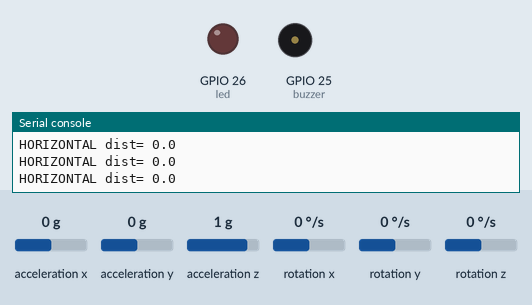
Bench run of a program on a simulated ESP32 board running MicroPython. Shown: output pins drawn as LEDs (lit = HIGH), buzzer (waves = sounding), the last lines printed to the serial console. Wiring (from the project's diagram.json): buzzer on GPIO 25, red LED on GPIO 26. Inputs (shaded band) come from the test bench; at power-on: acceleration x 0 g, acceleration y 0 g, acceleration z 1 g, rotation x 0 °/s, rotation y 0 °/s, rotation z 0 °/s. Files the program writes start out absent; library files of the repository ran but are not shown: mpu6050.py.

Above: at 14.7 s.
14.8 s: acceleration x set to -1.4 g
At 15.5 s:
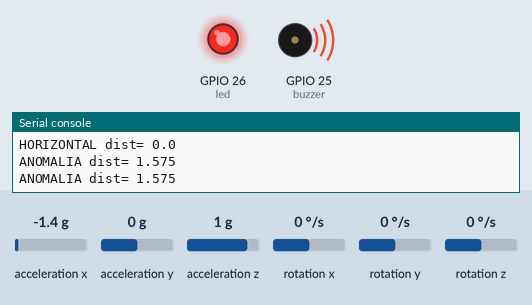
16.5 s: acceleration x set to 0 g
At 17.0 s:
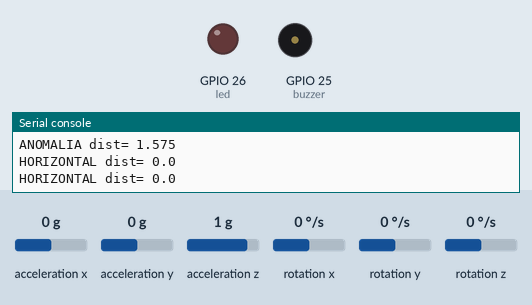
18.0 s: acceleration x set to -0.8 g
At 18.6 s:
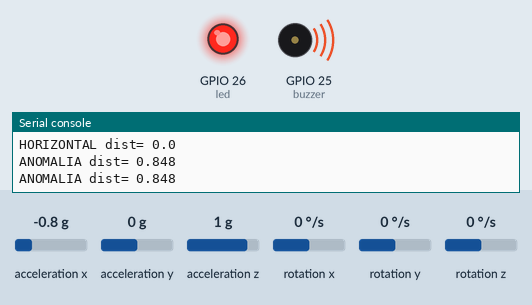
Timing chart, 0 to 21.0 s (numbered marks = the images above; inputs shaded):
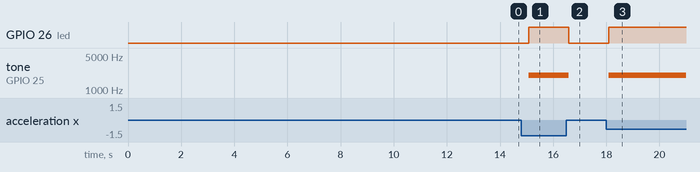

The program:

main.py
```python
from machine import Pin, PWM, SoftI2C
from mpu6050 import MPU6050
from utime import sleep
import math

# Importar librerías y configurar pines
# SDA=21  SCL=22  LED=26  Buzzer=25
i2c = SoftI2C(scl=Pin(22), sda=Pin(21), freq=100000)
print("I2C scan:", i2c.scan())
mpu = MPU6050(i2c)
led = Pin(26, Pin.OUT)
buzzer = PWM(Pin(25))
buzzer.duty(0)
modos = ["HORIZONTAL", "INCLINADO", "DE LADO"]

# Definir funciones
def leer():
    ax, ay, az, gx, gy, gz = mpu.leer()
    inclinacion = abs(ax)
    vibracion = abs(math.sqrt(ax**2 + ay**2 + az**2) - 1)
    return (inclinacion, vibracion)

def dist(p, q):
    return math.sqrt((p[0] - q[0])**2 + (p[1] - q[1])**2)

# 1) Datos SIN etiquetas -> CSV en la ESP32
archivo = open("datos.csv", "w")
archivo.write("inclinacion,vibracion\n")
for modo in modos:
    print("Pon el MPU6050 como", modo)
    sleep(3)
    for i in range(5):
        p = leer()
        archivo.write("{:.3f},{:.3f}\n".format(p[0], p[1]))
        print(i + 1, round(p[0], 2), round(p[1], 2))
        sleep(0.3)
archivo.close()
print("CSV en la ESP32: datos.csv")

# 2) K-means a mano: 3 centros, asigna, recalcula
datos = []
archivo = open("datos.csv")
archivo.readline()
for linea in archivo:
    a, b = linea.strip().split(",")
    datos.append((float(a), float(b)))
archivo.close()

centros = [datos[0], datos[5], datos[10]]
for _ in range(8):
    grupos = [[], [], []]
    for p in datos:
        d = [dist(p, c) for c in centros]
        grupos[d.index(min(d))].append(p)
    for i in range(3):
        if grupos[i]:
            mx = sum(p[0] for p in grupos[i]) / len(grupos[i])
            my = sum(p[1] for p in grupos[i]) / len(grupos[i])
            centros[i] = (mx, my)

umbral = max(min(dist(p, c) for c in centros) for p in datos) * 1.5
print("3 modos descubiertos (sin etiquetas):")
for i in range(3):
    print(" ", modos[i], "n=", len(grupos[i]), "centro=", centros[i])
print("Umbral de anomalia:", round(umbral, 3))
print("Agita fuerte = 4to modo = ANOMALIA")

# 3) En vivo: grupo cercano o alerta
while True:
    p = leer()
    d = [dist(p, c) for c in centros]
    menor = min(d)
    if menor > umbral:
        led.on()
        buzzer.freq(2000)
        buzzer.duty(512)
        print("ANOMALIA dist=", round(menor, 3))
    else:
        led.off()
        buzzer.duty(0)
        print(modos[d.index(menor)], "dist=", round(menor, 3))
    sleep(0.3)
```

Measured:
- after the input at 14.8 s, GPIO 26 (led): LOW → HIGH after 0.28 s; tone on GPIO 25 (buzzer): silent → 2000 Hz after 0.28 s
- after the input at 16.5 s, GPIO 26 (led): HIGH → LOW after 0.09 s; tone on GPIO 25 (buzzer): 2000 Hz → silent after 0.09 s
- after the input at 18.0 s, GPIO 26 (led): LOW → HIGH after 0.10 s; tone on GPIO 25 (buzzer): silent → 2000 Hz after 0.10 s
